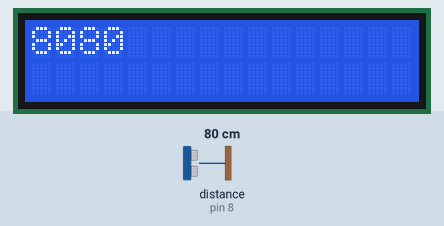
Recording of a sketch running on a simulated Arduino Uno, built with avr-gcc and run on an emulated ATmega328P. Shown: 16×2 character LCD. The inputs (shaded band) are chosen by the test bench; at power-on: distance to the obstacle (sensor on pin 8) 80 cm. The echo pulse lasts 58.3 µs per cm; what the sketch prints to the serial monitor is not drawn.

Above: at 2.2 s.
2.3 s: distance to the obstacle (sensor on pin 8) set to 2 cm
At 3.9 s:
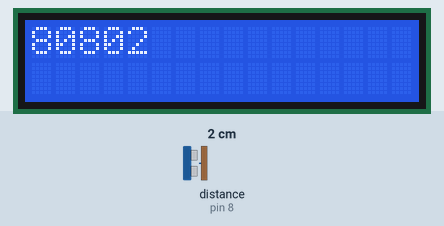
5.6 s: distance to the obstacle (sensor on pin 8) set to 4 cm
At 7.0 s:
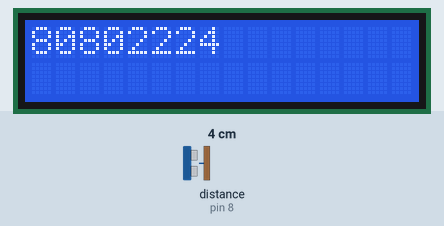
8.7 s: distance to the obstacle (sensor on pin 8) set to 9 cm
At 15.2 s:
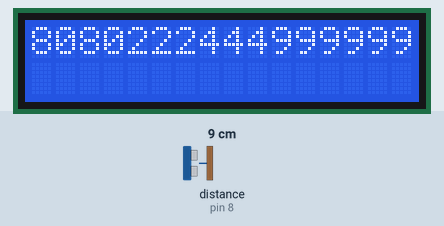
Timing chart, 0 to 16.7 s (numbered marks = the images above; inputs shaded):
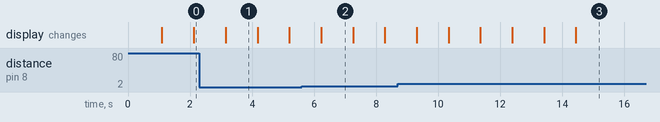

Measured:
- what the display in image 1 shows lasts 1.0 s, from 3.2 s to 4.2 s

The sketch:

ultra_sonic_test.ino
```cpp
#include "SR04.h"
// include the library code:
#include <LiquidCrystal.h>

// initialize the library with the numbers of the interface pins
LiquidCrystal lcd(12, 11, 5, 4, 3, 2);

#define TRIG_PIN 8
#define ECHO_PIN 9
SR04 sr04 = SR04(ECHO_PIN,TRIG_PIN);
long a;

void setup() {
   Serial.begin(9600);
   lcd.begin(16, 2);
   delay(1000);
}

void loop() {
   a=sr04.Distance();
   Serial.print(a);
   Serial.println("cm");
   lcd.display();
   lcd.print(a);
   delay(1000);
}
```
